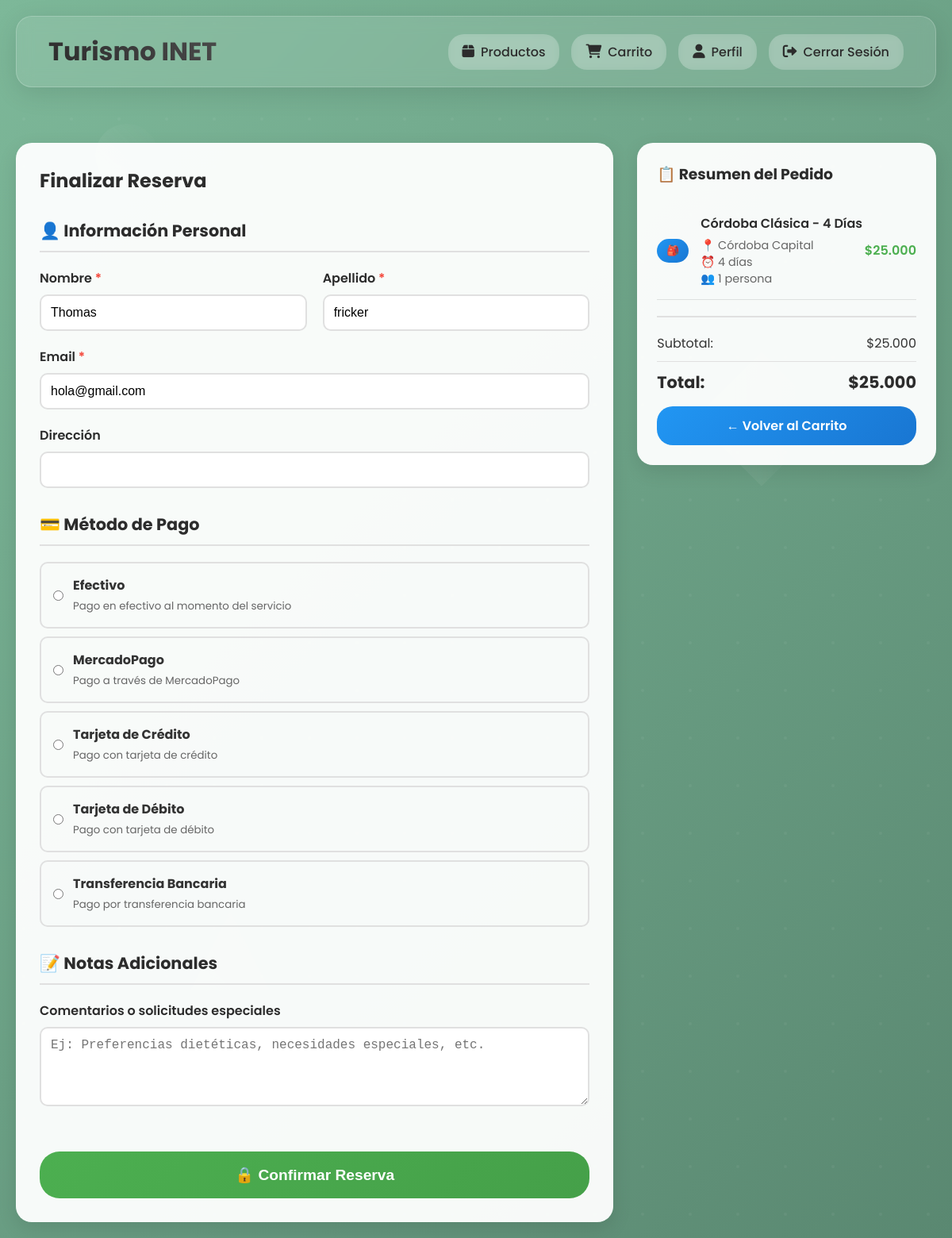
The app's page /carrito/checkout.php (signed in) with its own data.
### tables this page shows
CREATE TABLE `usuarios` (
  `id` int(11) NOT NULL,
  `nombre` varchar(100) NOT NULL,
  `apellido` varchar(100) NOT NULL,
  `email` varchar(100) NOT NULL,
  `password` varchar(255) NOT NULL,
  `rol_id` int(11) DEFAULT 1,
  `created_at` timestamp NOT NULL DEFAULT current_timestamp()
);

CREATE TABLE `metodos_pago` (
  `id` int(11) NOT NULL,
  `nombre` varchar(50) NOT NULL,
  `descripcion` text DEFAULT NULL,
  `activo` tinyint(1) DEFAULT 1,
  `icono` varchar(50) DEFAULT NULL
);

CREATE TABLE `carrito` (
  `id` int(11) NOT NULL,
  `usuario_id` int(11) NOT NULL,
  `producto_id` int(11) NOT NULL,
  `cantidad` int(11) NOT NULL DEFAULT 1,
  `precio_unitario` decimal(10,2) NOT NULL,
  `fecha_agregado` timestamp NOT NULL DEFAULT current_timestamp()
);

CREATE TABLE `categorias` (
  `id` int(11) NOT NULL,
  `nombre` varchar(100) NOT NULL,
  `descripcion` text DEFAULT NULL,
  `icono` varchar(50) DEFAULT NULL,
  `activo` tinyint(1) DEFAULT 1,
  `created_at` timestamp NOT NULL DEFAULT current_timestamp()
);

CREATE TABLE `productos` (
  `id` int(11) NOT NULL,
  `nombre` varchar(200) NOT NULL,
  `descripcion` text NOT NULL,
  `imagen_principal` varchar(255) DEFAULT NULL,

  `precio` decimal(10,2) NOT NULL,
  `categoria_id` int(11) NOT NULL,
  `tipo_paquete_id` int(11) DEFAULT NULL,
  `destino` varchar(100) NOT NULL,
  `duracion_dias` int(11) DEFAULT NULL,

  `servicios_incluidos` text DEFAULT NULL,
  `servicios_no_incluidos` text DEFAULT NULL,

  `disponible` tinyint(1) DEFAULT 1,
  `destacado` tinyint(1) DEFAULT 0,
  `fecha_inicio` date DEFAULT NULL,
  `fecha_fin` date DEFAULT NULL,
  `created_at` timestamp NOT NULL DEFAULT current_timestamp(),
  `updated_at` timestamp NOT NULL DEFAULT current_timestamp() ON UPDATE current_timestamp()
);

### carrito/checkout.php (the view, shortened to what this page needs)
<?php
$conn = getDBConnection();
$usuario_id = $_SESSION['user_id'];
$user_query = "SELECT * FROM usuarios WHERE id = ?";
$stmt = $conn->prepare($user_query);
$stmt->bind_param("i", $usuario_id);
$stmt->execute();
$usuario = $stmt->get_result()->fetch_assoc();
$carrito_query = "SELECT c.*, p.nombre, p.destino, p.duracion_dias, p.imagen_principal,
                         cat.nombre as categoria_nombre, cat.icono as categoria_icono,
                         (c.cantidad * c.precio_unitario) as subtotal
                  FROM carrito c
                  JOIN productos p ON c.producto_id = p.id
                  LEFT JOIN categorias cat ON p.categoria_id = cat.id
                  WHERE c.usuario_id = ?";
$stmt = $conn->prepare($carrito_query);
$stmt->bind_param("i", $usuario_id);
$stmt->execute();
$result = $stmt->get_result();
$items_carrito = [];
$total = 0;
while ($row = $result->fetch_assoc()) {
    $items_carrito[] = $row;
    $total += $row['subtotal'];
}
$metodos_query = "SELECT * FROM metodos_pago WHERE activo = 1 ORDER BY nombre";
$metodos_result = $conn->query($metodos_query);
$metodos_pago = [];
if ($metodos_result) {
    while ($row = $metodos_result->fetch_assoc()) {
        $metodos_pago[] = $row;
    }
}
?>
<!DOCTYPE html>
<html lang="es">
<head>
    <link rel="stylesheet" href="https://cdnjs.cloudflare.com/ajax/libs/font-awesome/6.0.0/css/all.min.css">
    <link rel="stylesheet" href="../css/productos.css">
</head>
<body>
    <div class="floating-shapes">
    </div>
    <div class="container">
        <header>
            <div class="logo">
                <a href="../index.php" style="color: inherit; text-decoration: none;">Turismo INET</a>
            </div>
            <div class="nav-buttons">
                <a href="../product/productos.php" class="nav-btn">
                    <i class="fas fa-box"></i> Productos
                </a>
                <a href="ver.php" class="nav-btn">
                    <i class="fas fa-shopping-cart"></i> Carrito
                </a>
                <a href="../perfil/" class="nav-btn">
                    <i class="fas fa-user"></i> Perfil
                </a>
                <a href="../login_register/logout.php" class="nav-btn">
                    <i class="fas fa-sign-out-alt"></i> Cerrar Sesión
                </a>
            </div>
        </header>
    </div>
    <div class="checkout-container">
        <div class="checkout-form">
            <h2 style="color: #2c2c2c; margin-bottom: 30px;"> Finalizar Reserva</h2>
            <form method="POST" id="checkout-form">
                <div class="form-section">
                    <h3>👤 Información Personal</h3>
                    <?php
                    $usuario_nombre = '';
                    $usuario_apellido = '';
                    $usuario_email = '';
                    if (isset($_SESSION['user_id'])) {
                        $user_id = $_SESSION['user_id'];
                        $user_query = $conn->prepare("SELECT nombre, apellido, email FROM usuarios WHERE id = ?");
                        $user_query->bind_param("i", $user_id);
                        $user_query->execute();
                        $user_result = $user_query->get_result();
                        if ($user_data = $user_result->fetch_assoc()) {
                            $usuario_nombre = htmlspecialchars($user_data['nombre']);
                            $usuario_apellido = htmlspecialchars($user_data['apellido']);
                            $usuario_email = htmlspecialchars($user_data['email']);
                        }
                    }
                    ?>
                    <div class="form-row">
                        <div class="form-group required">
                            <label for="nombre">Nombre</label>
                            <input type="text" id="nombre" name="nombre"
                                   value="<?php echo $usuario_nombre; ?>" required>
                        </div>
                        <div class="form-group required">
                            <label for="apellido">Apellido</label>
                            <input type="text" id="apellido" name="apellido"
                                   value="<?php echo $usuario_apellido; ?>" required>
                        </div>
                    </div>
                    <div class="form-group required">
                        <label for="email">Email</label>
                        <input type="email" id="email" name="email"
                               value="<?php echo $usuario_email; ?>" required>
                    </div>
                    <div class="form-group">
                        <label for="direccion">Dirección</label>
                        <input type="text" id="direccion" name="direccion"
                               value="<?php echo htmlspecialchars($usuario['direccion'] ?? ''); ?>">
                    </div>
                </div>
                <div class="form-section">
                    <h3>💳 Método de Pago</h3>
                    <?php if (empty($metodos_pago)): ?>
                        <div class="alert alert-error">
                            ❌ No hay métodos de pago disponibles. Contacte al administrador.
                        </div>
                    <?php else: ?>
                        <?php foreach ($metodos_pago as $metodo): ?>
                            <div class="metodo-pago" onclick="seleccionarMetodo(<?php echo $metodo['id']; ?>)">
                                <input type="radio" name="metodo_pago" value="<?php echo $metodo['id']; ?>"
                                       id="metodo_<?php echo $metodo['id']; ?>" required>
                                <label for="metodo_<?php echo $metodo['id']; ?>" style="margin: 0; cursor: pointer;">
                                    <strong><?php echo htmlspecialchars($metodo['nombre']); ?></strong>
                                    <?php if ($metodo['descripcion']): ?>
                                        <br><small style="color: #666;"><?php echo htmlspecialchars($metodo['descripcion']); ?></small>
                                    <?php endif; ?>
                                </label>
                            </div>
                        <?php endforeach; ?>
                    <?php endif; ?>
                </div>
                <div class="form-section">
                    <h3>📝 Notas Adicionales</h3>
                    <div class="form-group">
                        <label for="notas">Comentarios o solicitudes especiales</label>
                        <textarea id="notas" name="notas" rows="4"
                                  placeholder="Ej: Preferencias dietéticas, necesidades especiales, etc."></textarea>
                    </div>
                </div>
                <button type="submit" name="procesar_reserva" class="btn-procesar"
                        <?php echo empty($metodos_pago) ? 'disabled' : ''; ?>>
                    🔒 Confirmar Reserva
                </button>
            </form>
        </div>
        <div class="checkout-summary">
            <h3 style="color: #2c2c2c; margin-bottom: 20px;">📋 Resumen del Pedido</h3>
            <?php foreach ($items_carrito as $item): ?>
                <div class="summary-item">
                    <div class="categoria-badge" style="font-size: 0.8rem;">
                        <?php echo $item['categoria_icono']; ?>
                    </div>
                    <div class="item-details">
                        <div class="item-name"><?php echo htmlspecialchars($item['nombre']); ?></div>
                        <div class="item-info">
                            📍 <?php echo htmlspecialchars($item['destino']); ?>
                            <?php if ($item['duracion_dias']): ?>
                                <br>⏰ <?php echo $item['duracion_dias']; ?> día<?php echo $item['duracion_dias'] > 1 ? 's' : ''; ?>
                            <?php endif; ?>
                            <br>👥 <?php echo $item['cantidad']; ?> persona<?php echo $item['cantidad'] > 1 ? 's' : ''; ?>
                        </div>
                    </div>
                    <div class="item-price">
                        $<?php echo number_format($item['subtotal'], 0, ',', '.'); ?>
                    </div>
                </div>
            <?php endforeach; ?>
            <div class="total-section">
                <div class="total-row">
                    <span>Subtotal:</span>
                    <span>$<?php echo number_format($total, 0, ',', '.'); ?></span>
                </div>
                <div class="total-row total-final">
                    <span>Total:</span>
                    <span>$<?php echo number_format($total, 0, ',', '.'); ?></span>
                </div>
            </div>
            <a href="ver.php" class="btn-volver">
                ← Volver al Carrito
            </a>
        </div>
    </div>
</body>
</html>

### css/productos.css (style rules this page uses)
* { margin: 0; padding: 0; box-sizing: border-box; }
body { font-family: 'Poppins', sans-serif; background: linear-gradient(135deg, #7db899 0%, #6ba085 50%, #5a8871 100%); min-height: 100vh; color: #333; overflow-x: hidden; position: relative; }
body::before { content: ''; position: fixed; top: 0; left: 0; width: 100%; height: 100%; pointer-events: none; z-index: -1; }
.container { max-width: 1400px; margin: 0 auto; padding: 20px; position: relative; z-index: 1; }
header { display: flex; justify-content: space-between; align-items: center; padding: 20px 40px; margin-bottom: 30px; backdrop-filter: blur(10px); background: rgba(255, 255, 255, 0.1); border-radius: 20px; box-shadow: 0 8px 32px rgba(0, 0, 0, 0.1); border: 1px solid rgba(255, 255, 255, 0.2); }
.logo { font-size: 2rem; font-weight: 700; color: #2c2c2c; background: linear-gradient(45deg, #2c2c2c, #4a4a4a); -webkit-background-clip: text; -webkit-text-fill-color: transparent; background-clip: text; }
.categoria-badge, .tipo-badge { padding: 6px 12px; border-radius: 15px; font-size: 0.8rem; font-weight: 500; }
.categoria-badge { background: linear-gradient(135deg, #2196F3, #1976D2); color: white; }
.floating-shapes { position: fixed; top: 0; left: 0; width: 100%; height: 100%; pointer-events: none; z-index: -1; }

### records on screen
usuarios: nombre "Thomas", apellido "fricker", email "hola@gmail.com"
metodos_pago: nombre "Efectivo", descripcion "Pago en efectivo al momento del servicio"
metodos_pago: nombre "MercadoPago", descripcion "Pago a través de MercadoPago"
metodos_pago: nombre "Tarjeta de Crédito", descripcion "Pago con tarjeta de crédito"
metodos_pago: nombre "Tarjeta de Débito", descripcion "Pago con tarjeta de débito"
metodos_pago: nombre "Transferencia Bancaria", descripcion "Pago por transferencia bancaria"
carrito: categorias.icono "🎒", producto.nombre "Córdoba Clásica - 4 Días", producto.destino "Córdoba Capital", producto.duracion_dias "4", cantidad "1", subtotal "25.000"

### other values on screen
$total "25.000"
